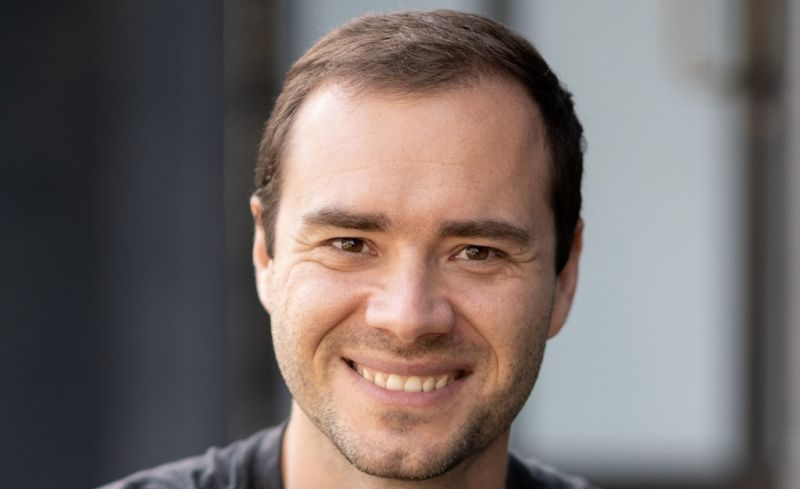
#> input picture 4th Semester/AI - Inteligenta Artificiala/Lab 2/imgs/Karpaty.jpg, 800 x 489 px, found by its file name
$ jupyter execute --allow-errors Lab2_Pb4.ipynb
#> lines starting #> are read from the running program, lines starting #| are printed output that depends on the picture
[cell 1]
#4)Sa se normalizeze informatiile de la problema 1 si 2 folosind diferite metode de normalizare astfel:
#a)problema 1 - salariul, bonusul, echipa

#1) salariu

import pandas as pd
import matplotlib.pyplot as plt
from math import log, sqrt
#> (the rest of this cell did not finish here and is left out)

#> (a cell that did not finish here is left out)

#> (a cell that did not finish here is left out)

#> (a cell that did not finish here is left out)

#> (a cell that did not finish here is left out)

#> (a cell that did not finish here is left out)

[cell 7]
#b)problema 2 - valorile pixelilor din imagini
from PIL import Image
import matplotlib.image as mpimg
img6 = Image.open('D:\\\\FACULTATE\\\\SEM4\\\\AI\\\\Lab2\\\\imgs\\\\Karpaty.jpg')
#> img6 is the input picture: PIL image 800x489 RGB; mean R, G, B 117, 106.9, 104.3
fig, axs = plt.subplots(1, 1, figsize=(10, 9))
imgGri6 = img6.convert('L')
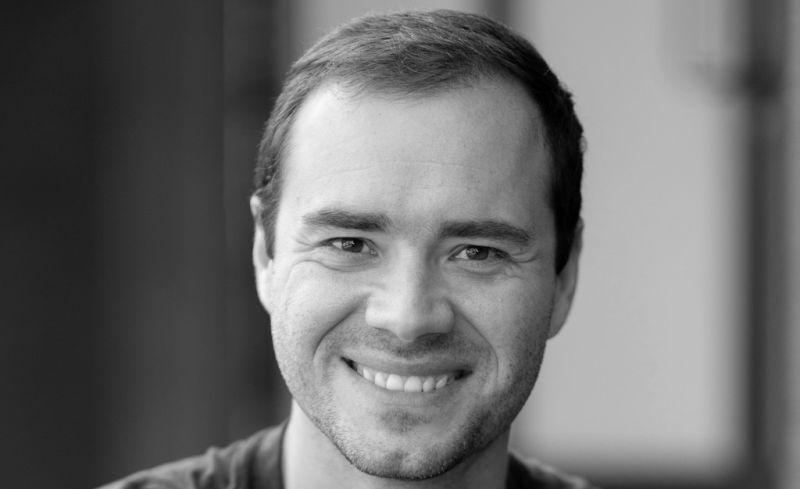
#> imgGri6: PIL image 800x489 L; min 0, max 249, mean 109.7
axs.imshow(imgGri6,cmap='grey') #nu arata chiar asa, dar ii face ceva plot-ul
#imgGri6.show() #-> ca sa se vada mai vine acel gri :)
plt.show()

[cell 8]
from math import log, sqrt

valori_pixeli = []

if imgGri6 is not None:
    pixel_access = imgGri6.load()
    width, height = imgGri6.size
#> width = 800; height = 489

    for y in range(height):
        for x in range(width):
            pixel_value = pixel_access[x, y]
            valori_pixeli.append(pixel_value)
#> after the loop, valori_pixeli = 391200 items
else:
    print("Imaginea nu a fost încărcată corect.")

print(len(valori_pixeli))
#| 391200

plt.hist(valori_pixeli, bins = 50,edgecolor='black')
plt.xlabel('Valoare')
plt.ylabel('Frecventa')
plt.title('Inainte de Normaliare, PIXELI')
plt.show()
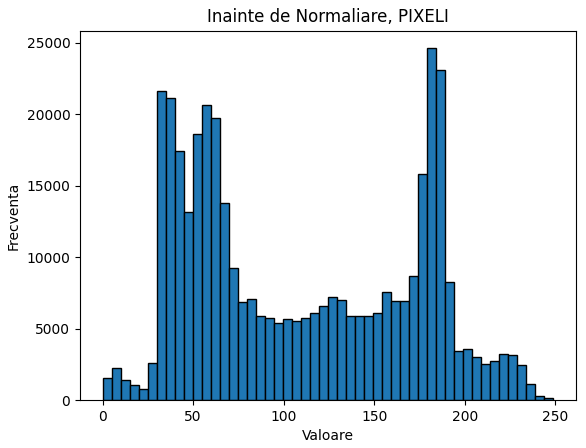
#> figure drawn by matplotlib, 1 panel; tallest bar 24604 high, from x = 179.3 to 184.3

[cell 9]
# -1 1 sau 0 1
# in 0-1 /255
valori_pixeli_log = []
for s in valori_pixeli:
    if s > 0:
        valori_pixeli_log.append(log(s))
    else:
        valori_pixeli_log.append(0)
#> this loop made 391200 passes
#> s on passes 1 to 3: 27, 27, 27
#> after the loop, valori_pixeli_log = 391200 items

plt.hist(valori_pixeli_log, bins = 50,edgecolor='black')
plt.xlabel('Valoare')
plt.ylabel('Frecventa')
plt.title('Inainte de Normaliare-Log, PIXELI')
plt.show()
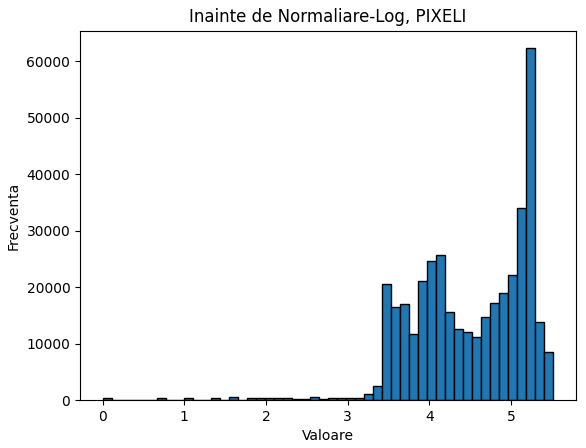
#> figure drawn by matplotlib, 1 panel; tallest bar 62319 high, from x = 5.19 to 5.3

$ run again, with 4th Semester/AI - Inteligenta Artificiala/Lab 2/imgs/LeCun.jpg copied over 4th Semester/AI - Inteligenta Artificiala/Lab 2/imgs/Karpaty.jpg
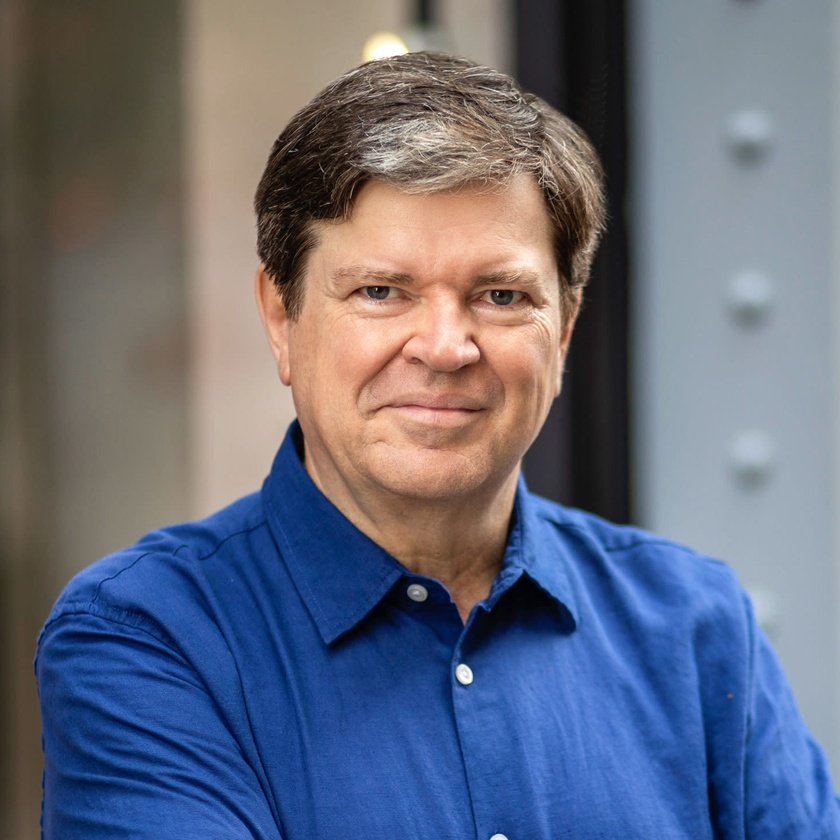
#> input picture 4th Semester/AI - Inteligenta Artificiala/Lab 2/imgs/LeCun.jpg, 840 x 840 px, shrunk from 1461 x 1461 before the run, found by its file name
#> img6 is the input picture: PIL image 840x840 RGB; mean R, G, B 102.2, 107.4, 124.7
#> `imgGri6 = img6.convert('L')`:
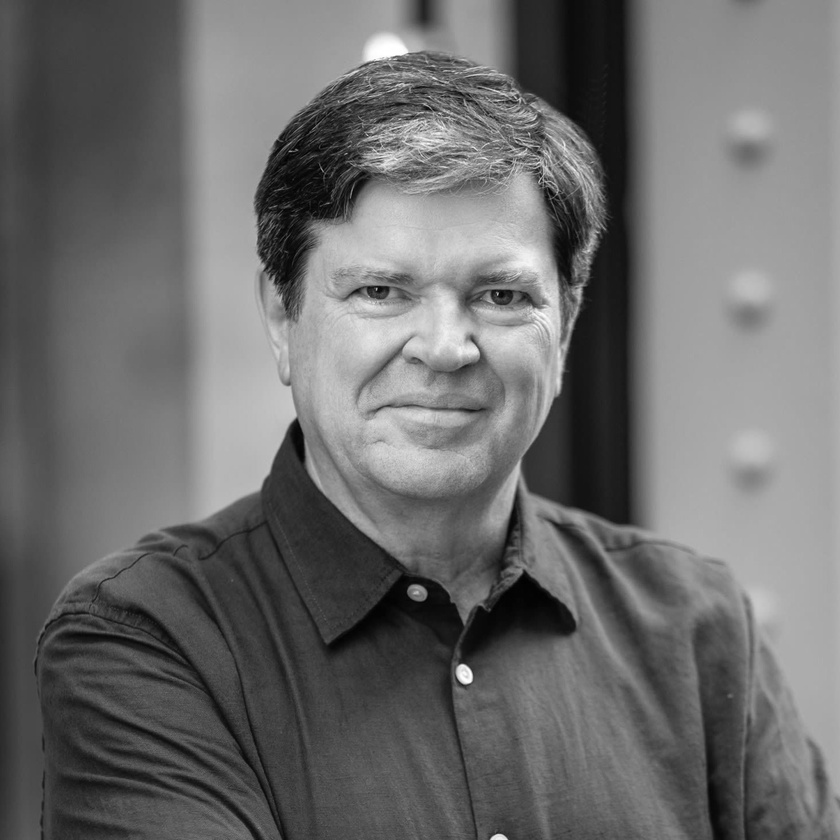
#> imgGri6: PIL image 840x840 L; min 0, max 255, mean 107.8
#> after the loop `for y in range(height):`: valori_pixeli = 705600 items
#| 705600
#> the loop `for s in valori_pixeli:` made 705600 passes
#> s on passes 1 to 3: 78, 78, 79
#> `plt.show()`:
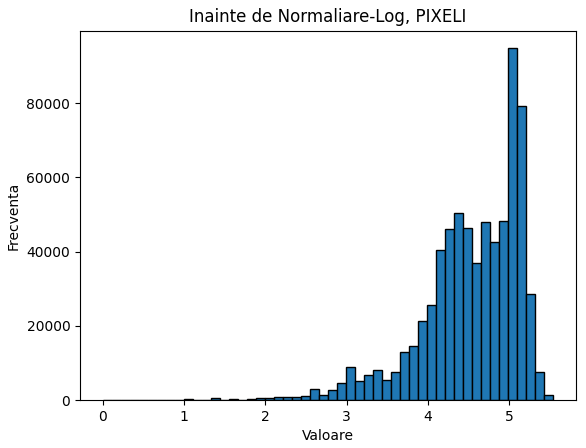
#> figure drawn by matplotlib, 1 panel; tallest bar 94829 high, from x = 4.99 to 5.1

$ run again, with 4th Semester/AI - Inteligenta Artificiala/Lab 2/imgs/Leskovec.jpg copied over 4th Semester/AI - Inteligenta Artificiala/Lab 2/imgs/Karpaty.jpg
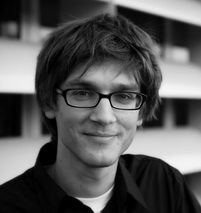
#> input picture 4th Semester/AI - Inteligenta Artificiala/Lab 2/imgs/Leskovec.jpg, 201 x 213 px, found by its file name
#> img6 is the input picture: PIL image 201x213 RGB; min 0, max 246, mean 87.2
#> after the loop `for y in range(height):`: valori_pixeli = 42813 items
#| 42813
#> `plt.show()`:
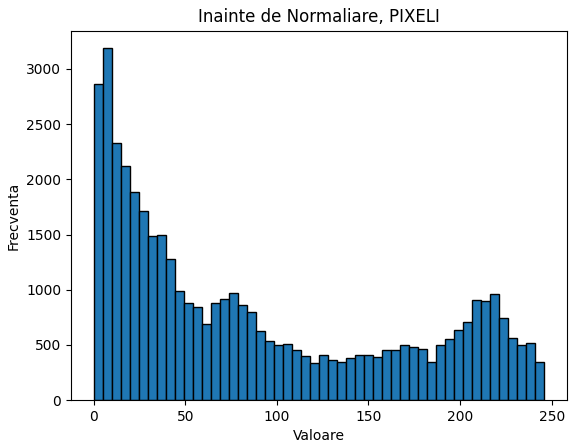
#> figure drawn by matplotlib, 1 panel; tallest bar 3187 high, from x = 4.92 to 9.84
#> the loop `for s in valori_pixeli:` made 42813 passes
#> s on passes 3 to 5: 1, 2, 2
#> `plt.show()`:
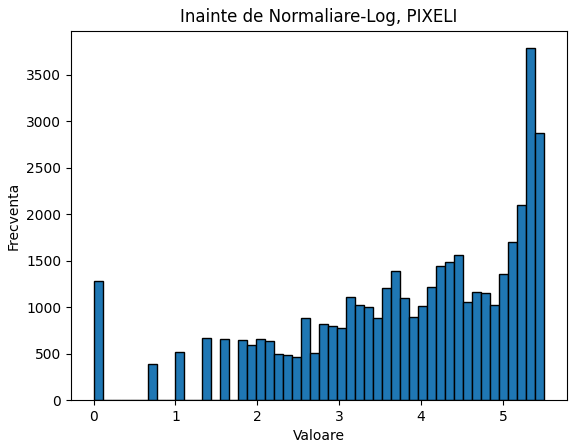
#> figure drawn by matplotlib, 1 panel; tallest bar 3787 high, from x = 5.29 to 5.4

$ run again, with 4th Semester/AI - Inteligenta Artificiala/Lab 2/imgs/Norvig.jpg copied over 4th Semester/AI - Inteligenta Artificiala/Lab 2/imgs/Karpaty.jpg
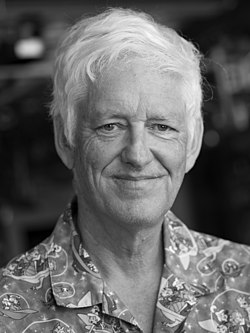
#> input picture 4th Semester/AI - Inteligenta Artificiala/Lab 2/imgs/Norvig.jpg, 250 x 333 px, found by its file name
#> img6 is the input picture: PIL image 250x333 L; min 0, max 255, mean 100.3
#> after the loop `for y in range(height):`: valori_pixeli = 83250 items
#| 83250
#> `plt.show()`:
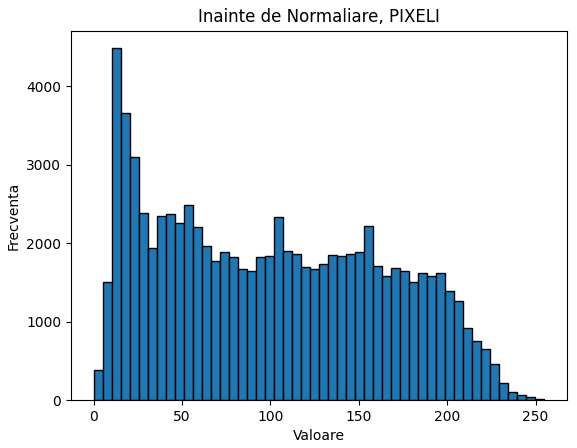
#> figure drawn by matplotlib, 1 panel; tallest bar 4485 high, from x = 10.2 to 15.3
#> the loop `for s in valori_pixeli:` made 83250 passes
#> s on passes 1 to 3: 46, 48, 47
#> `plt.show()`:
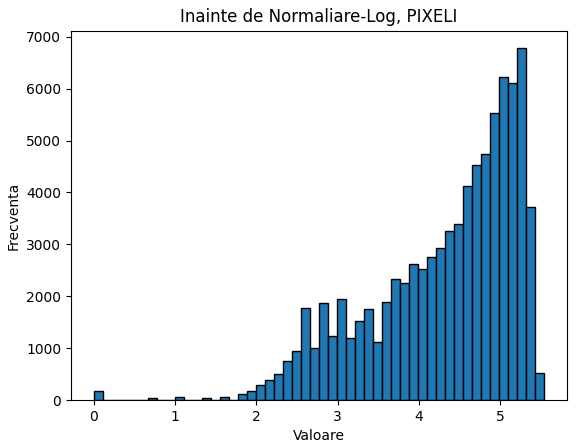
#> figure drawn by matplotlib, 1 panel; tallest bar 6779 high, from x = 5.21 to 5.32
